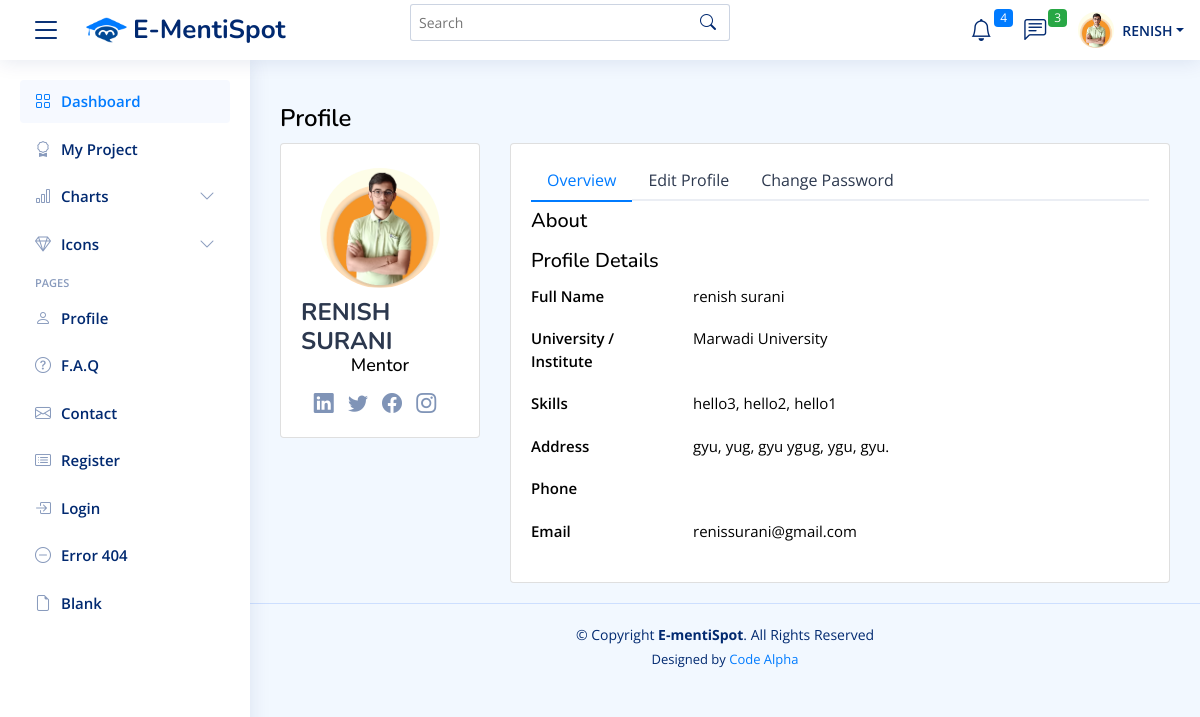
Page /users-profile.php (signed in) on the committed database.
### tables this page shows
CREATE TABLE IF NOT EXISTS `register` (
  `id` int(11) NOT NULL AUTO_INCREMENT,
  `first_name` varchar(255) NOT NULL,
  `last_name` varchar(255) NOT NULL,
  `email` varchar(255) NOT NULL,
  `password` varchar(255) NOT NULL,
  `post` varchar(50) DEFAULT 'none',
  `about` varchar(1000) DEFAULT NULL,
  `twitter_link` varchar(100) NOT NULL DEFAULT '#',
  `facebook_link` varchar(100) NOT NULL DEFAULT '#',
  `instagram_link` varchar(100) DEFAULT '#',
  `linkedin_link` varchar(100) NOT NULL DEFAULT '#',
  `university_id` int(11) NOT NULL DEFAULT 0,
  `p_no` varchar(15) DEFAULT NULL,
  `a_line1` varchar(100) DEFAULT NULL,
  `a_line2` varchar(100) DEFAULT NULL,
  `a_city` varchar(100) DEFAULT NULL,
  `a_pin` varchar(100) DEFAULT NULL,
  `a_district` varchar(100) DEFAULT NULL,
  `a_state` varchar(100) DEFAULT NULL,
  `profile_img` varchar(100) DEFAULT NULL,
  PRIMARY KEY (`id`),
  UNIQUE KEY `email` (`email`)
);

CREATE TABLE IF NOT EXISTS `university_master` (
  `id` int(11) NOT NULL AUTO_INCREMENT,
  `u_name` varchar(500) NOT NULL,
  PRIMARY KEY (`id`)
);

### users-profile.php (the view, shortened to what this page needs)
<?php session_start();
include('./setting/dbconnection.php');
$university = "SELECT * FROM university_master";
$u_result1 = $conn->query($university);
$id = $_SESSION['user_id'];
$sql1 = "SELECT * FROM register WHERE id = $id";
$result1 = $conn->query($sql1);
$row = $result1->fetch_assoc();
$skills = "SELECT * FROM skills WHERE user_id = $id";
$result = $conn->query($skills);
$skill_list = [];
while ($row1 = $result->fetch_assoc()) {
  array_push($skill_list, $row1['skill']);
}
?>
<!DOCTYPE html>
<html lang="en">
<head>
  <?php
  include("./include/head.php");
  ?>
</head>
<body>
  <?php
  include("./include/header.php");
  ?>
  <?php
  include("./include/sidebar.php");
  ?>
  <main id="main" class="main">
    <div class="pagetitle">
      <h1>Profile</h1>
    </div>
    <section class="section profile">
      <div class="row">
        <div class="col-xl-3">
          <div class="card">
            <div class="card-body profile-card pt-4 d-flex flex-column align-items-center">
              <img src="<?php if ($row['profile_img'] != NULL) {
                          echo "assets/profile_pic/" . $row['profile_img'];
                        } else {
                          echo 'assets/img/default-profile-pic.jpg';
                        } ?>" alt="Profile" class="rounded-circle">
              <h2><?php echo strtoupper($row['first_name'] . ' ' . $row['last_name']); ?></h2>
              <h3><?php if ($row['post'] == 'none') {
                    echo "Your Post?";
                  } else {
                    echo $row['post'];
                  }  ?></h3>
              <div class="social-links mt-2">
                <a href="<?php echo $row['linkedin_link']; ?>" class="linkedin"><i class="bi bi-linkedin"></i></a>
                <a href="<?php echo $row['twitter_link']; ?>" class="twitter"><i class="bi bi-twitter"></i></a>
                <a href="<?php echo $row['facebook_link']; ?>" class="facebook"><i class="bi bi-facebook"></i></a>
                <a href="<?php echo $row['instagram_link']; ?>" class="instagram"><i class="bi bi-instagram"></i></a>
              </div>
            </div>
          </div>
        </div>
        <?php
        if ($row['post'] == NULL) {
        ?>
          <div class="col-xl-9">
            <div class="card px-5 py-4">
              <h4>First, Select your Role</h4>
              <form action="./php/controll.php" method="post">
                <div class="card-body pt-5 d-flex justify-content-center">
                  <div class="form-check form-check-inline">
                    <input class="form-check-input" type="radio" name="post_name" id="inlineRadio1" value="Mentee" required>
                    <h5>Mentee</h5>
                  </div>
                  <div class="form-check form-check-inline">
                    <input class="form-check-input" type="radio" name="post_name" id="inlineRadio2" value="Mentor" required>
                    <h5>Mentor</h5>
                  </div>
                </div>
                <div class="text-center">
                  <button type="submit" class="btn btn-primary" name="post_btn">Save</button>
                </div>
              </form>
            </div>
          </div>
        <?php
        } else {
        ?>
          <div class="col-xl-9">
            <div class="card">
              <div class="card-body pt-3">
                <ul class="nav nav-tabs nav-tabs-bordered">
                  <li class="nav-item">
                    <button class="nav-link active" data-bs-toggle="tab" data-bs-target="#profile-overview">Overview</button>
                  </li>
                  <li class="nav-item">
                    <button class="nav-link" data-bs-toggle="tab" data-bs-target="#profile-edit">Edit Profile</button>
                  </li>
                  <li class="nav-item">
                    <button class="nav-link" data-bs-toggle="tab" data-bs-target="#profile-change-password">Change Password</button>
                  </li>
                </ul>
                <div class="tab-content pt-2">
                  <div class="tab-pane fade show active profile-overview" id="profile-overview">
                    <h5 class="card-title">About</h5>
                    <h5 class="card-title">Profile Details</h5>
                    <div class="row">
                      <div class="col-lg-3 col-md-4 label ">Full Name</div>
                      <div class="col-lg-9 col-md-8"><?php echo $row['first_name'] . " " . $row['last_name']; ?></div>
                    </div>
                    <div class="row">
                      <div class="col-lg-3 col-md-4 label">University / Institute</div>
                      <div class="col-lg-9 col-md-8"><?php
                                                      while ($row2 = $u_result1->fetch_assoc()) {
                                                        if ($row['university_id'] == $row2['id']) {
                                                          echo $row2['u_name'];
                                                        }
                                                      }
                                                      ?></div>
                    </div>
                    <div class="row">
                      <div class="col-lg-3 col-md-4 label">Skills</div>
                      <div class="col-lg-9 col-md-8"><?php echo join(', ', $skill_list); ?></div>
                    </div>
                    <div class="row">
                      <div class="col-lg-3 col-md-4 label">Address</div>
                      <div class="col-lg-9 col-md-8"><?php echo $row['a_line1'] . ', ' . $row['a_line2'] . ', ' . $row['a_city'] . ' ' . $row['a_pin'] . ', ' . $row['a_district'] . ', ' . $row['a_state'] . '.'; ?></div>
                    </div>
                    <div class="row">
                      <div class="col-lg-3 col-md-4 label">Phone</div>
                      <div class="col-lg-9 col-md-8"><?php echo $row['p_no']; ?></div>
                    </div>
                    <div class="row">
                      <div class="col-lg-3 col-md-4 label">Email</div>
                      <div class="col-lg-9 col-md-8"><?php echo $row['email']; ?></div>
                    </div>
                  </div>
                </div>
              </div>
            </div>
          </div>
        <?php
        }
        ?>
      </div>
    </section>
  </main>
  <?php
  include("./include/footer.php");
  ?>
</body>
</html>

### include/header.php (shortened to what this page needs)
<header id="header" class="header fixed-top d-flex align-items-center">
    <div class="d-flex align-items-center justify-content-between">
        <i class="bi bi-list toggle-sidebar-btn"></i>
        <a href="index.html" class="m-4 logo d-flex align-items-center">
            <img src="assets/img/logo.png" alt="">
            <span class="d-none d-lg-block">E-MentiSpot</span>
        </a>
    </div>
    <div class="search-bar">
        <form class="search-form d-flex align-items-center" method="POST" action="#">
            <input type="text" name="query" placeholder="Search" title="Enter search keyword">
            <button type="submit" title="Search"><i class="bi bi-search"></i></button>
        </form>
    </div>
    <nav class="header-nav ms-auto">
        <ul class="d-flex align-items-center">
            <li class="nav-item dropdown">
                <a class="nav-link nav-icon" href="#" data-bs-toggle="dropdown">
                    <i class="bi bi-bell"></i>
                    <span class="badge bg-primary badge-number">4</span>
                </a>
            </li>
            <li class="nav-item dropdown">
                <a class="nav-link nav-icon" href="#" data-bs-toggle="dropdown">
                    <i class="bi bi-chat-left-text"></i>
                    <span class="badge bg-success badge-number">3</span>
                </a>
            </li>
            <li class="nav-item dropdown pe-3">
                <a class="nav-link nav-profile d-flex align-items-center pe-0" href="#" data-bs-toggle="dropdown">
                    <img src="<?php if ($row['profile_img'] != NULL) {
                                    echo "assets/profile_pic/" . $row['profile_img'];
                                } else {
                                    echo 'assets/img/default-profile-pic.jpg';
                                } ?>" alt="Profile" class="rounded-circle">
                    <span class="d-none d-md-block dropdown-toggle ps-2"><?php echo strtoupper($row['first_name']); ?></span>
                </a>
            </li>
        </ul>
    </nav>
</header>

### assets/css/style.css (style rules this page uses)
:root { scroll-behavior: smooth; --primary: #007bff; --secondary: #92c7ff; --background: rgb(0, 123, 255,0.05); --black: black; --white: white; }
body { font-family: "Open Sans", sans-serif; background: var(--background); color: var(--black); }
a { color: var(--primary); text-decoration: none; }
h1, h2, h3, h4, h5, h6 { font-family: "Nunito", sans-serif; }
#main { margin-top: 60px; padding: 20px 30px; transition: all 0.3s; }
.pagetitle { margin-bottom: 10px; }
.pagetitle h1 { font-size: 24px; margin-bottom: 0; font-weight: 600; color: var(--black); }
.nav-tabs-bordered { border-bottom: 2px solid #ebeef4; }
.nav-tabs-bordered .nav-link { margin-bottom: -2px; border: none; color: #2c384e; }
.nav-tabs-bordered .nav-link.active { background-color: #fff; color: var(--primary); border-bottom: 2px solid var(--primary); }
.logo { line-height: 1; }
@media (min-width: 1200px) { .logo { width: 280px; } }
.logo img { max-height: 26px; margin-right: 6px; }
.logo span { font-size: 26px; font-weight: 700; color: #012970; font-family: "Nunito", sans-serif; }
.header { transition: all 0.5s; z-index: 997; height: 60px; box-shadow: 0px 2px 20px rgba(1, 41, 112, 0.1); background-color: #fff; padding-left: 20px; }
.header .toggle-sidebar-btn { font-size: 32px; padding-left: 10px; cursor: pointer; color: #012970; }
.header .search-bar { min-width: 360px; padding: 0 20px; }
.header .search-form { width: 100%; }
.header .search-form input { border: 0; font-size: 14px; color: #012970; border: 1px solid rgba(1, 41, 112, 0.2); padding: 7px 38px 7px 8px; border-radius: 3px; transition: 0.3s; width: 100%; }
.header .search-form button { border: 0; padding: 0; margin-left: -30px; background: none; }
.header .search-form button i { color: #012970; }
.header-nav ul { list-style: none; }
.header-nav>ul { margin: 0; padding: 0; }
.header-nav .nav-icon { font-size: 22px; color: #012970; position: relative; }
.header-nav .nav-profile { color: #012970; }
.header-nav .nav-profile img { max-height: 36px; }
.header-nav .nav-profile span { font-size: 14px; font-weight: 600; }
.header-nav .badge-number { position: absolute; inset: -2px -5px auto auto; font-weight: normal; font-size: 12px; padding: 3px 6px; }
@media (min-width: 1200px) { #main, #footer { margin-left: 250px; } }
.profile .profile-card img { max-width: 120px; }
.profile .profile-card h2 { font-size: 24px; font-weight: 700; color: #2c384e; margin: 10px 0 0 0; }
.profile .profile-card h3 { font-size: 18px; }
.profile .profile-card .social-links a { font-size: 20px; display: inline-block; color: rgba(1, 41, 112, 0.5); line-height: 0; margin-right: 10px; transition: 0.3s; }
.profile .profile-overview .row { margin-bottom: 20px; font-size: 15px; }
.profile .profile-overview .card-title { color: var(--black); }
.profile .profile-overview .label { font-weight: 600; color: var(--black); }

### rows in the picture
register: profile_img (picture), first_name "RENISH", first_name+last_name "RENISH SURANI", post "Mentor", first_name "renish", last_name "surani", a_line1 "gyu", a_line2 "yug", a_city "gyu", a_pin "ygug", a_district "ygu", a_state "gyu", email "renissurani@gmail.com"
university_master: u_name "Marwadi University"

### other values in the picture
join(', ', $skill_list) "hello3, hello2, hello1"
